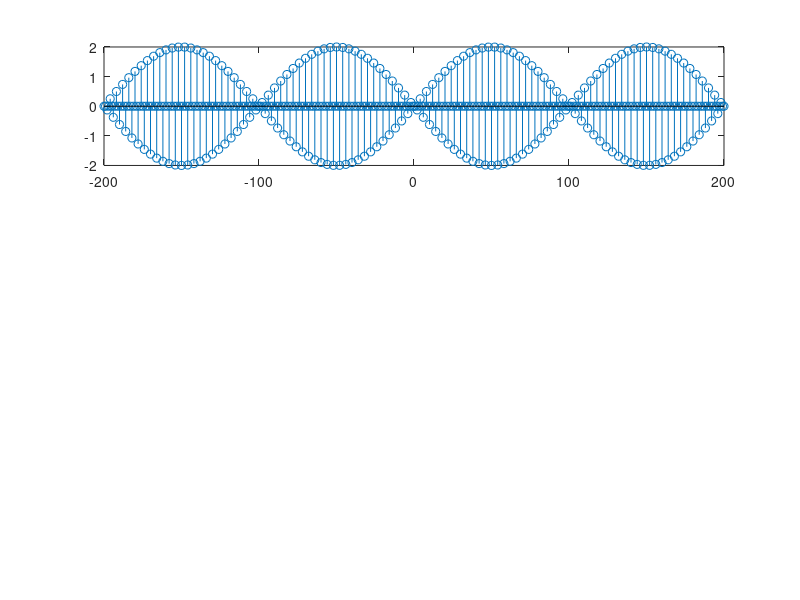

This chart was generated by the following MATLAB code:

n=-200:200;
h=2*sin(0.01*pi.*n).*cos(0.5*pi.*n);
figure;
subplot(311);
stem(n,h);

h=(1/2).^n;
subplot(312);
stem(n,h);

h=3.^n;
subplot(313);
stem(n,h);